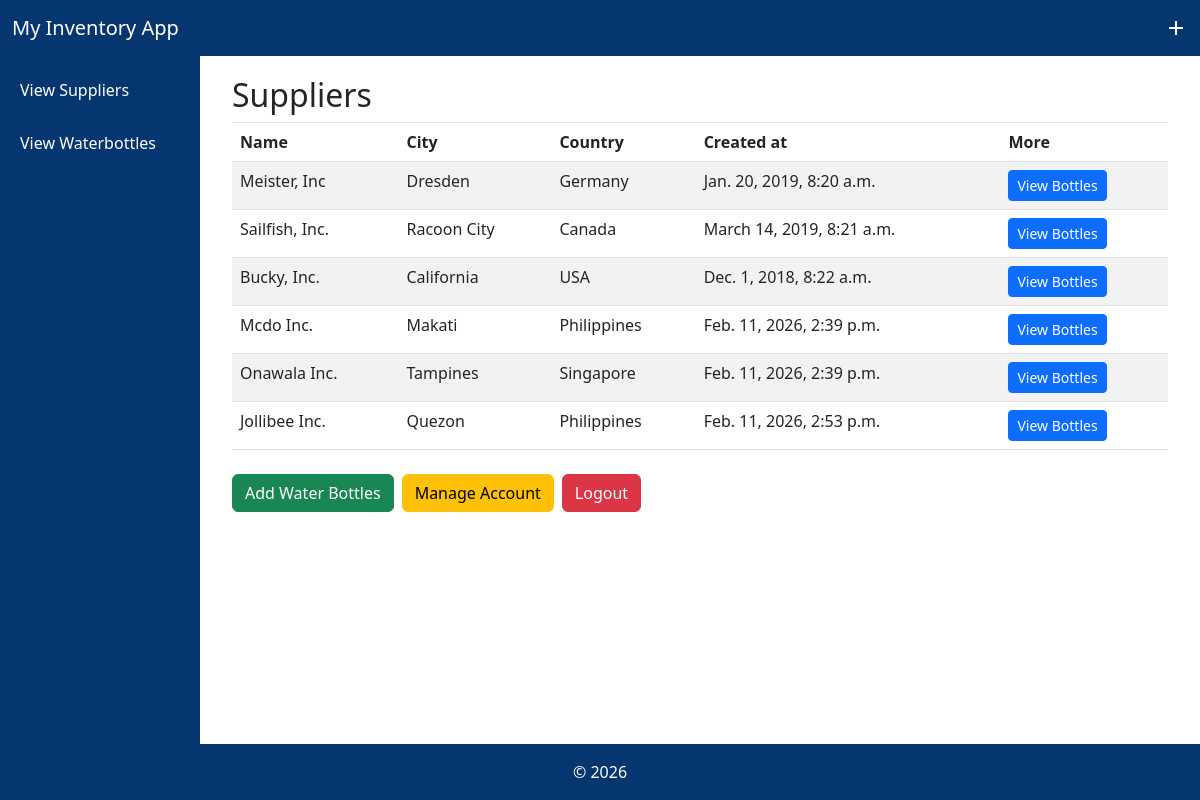
The page /view_supplier/ on the database its author committed.
### MyInventoryApp/models.py (models this page shows, shortened)
class Supplier(models.Model):
    Name = models.CharField(max_length=300)
    City = models.CharField(max_length=300)
    Country = models.CharField(max_length=300)
    Created_At = models.DateTimeField(blank=True, null=True)
    objects = models.Manager()

### MyInventoryApp/views.py (the view)
# urls.py: path('view_supplier/', views.view_supplier, name='view_supplier'),
def view_supplier(request):
    suppliers = Supplier.objects.all()
    account_id = request.session.get('account_id')
    return render(request, 'MyInventoryApp/view_supplier.html', {'suppliers': suppliers, 'account_id': account_id})

### MyInventoryApp/templates/MyInventoryApp/view_supplier.html
{% extends 'MyInventoryApp/base.html' %}
{% load static %}
                {% block content %}
                <h2>Suppliers</h2>
                <div class="col-12">
                    <table class="table table-striped">
                        <thead>
                            <th class="border-top border-bottom" scope="col"> Name </th>
                            <th class="border-top border-bottom" scope="col"> City </th>
                            <th class="border-top border-bottom" scope="col"> Country </th>
                            <th class="border-top border-bottom" scope="col"> Created at </th>
                            <th class="border-top border-bottom" scope="col"> More </th>
                        </thead>
                        <tbody>
                            {% for s in suppliers %}
                            <tr>
                                <td> {{ s.Name }} </td>
                                <td> {{ s.City }} </td>
                                <td> {{ s.Country }} </td>
                                <td> {{ s.Created_At }} </td>
                                <td> <a href="{% url 'view_bottles' %}" class="btn btn-primary btn-sm">View Bottles</a> </td>
                            </tr>
                            {% endfor %}
                        </tbody>
                    </table>
                    <div class="mt-4 d-flex gap-2">
                        <a href="{% url 'add_bottle' %}" class="btn btn-success">Add Water Bottles</a>
                        <a href="{% url 'manage_account' account_id %}" class="btn btn-warning">Manage Account</a>
                        <a href="{% url 'logout' %}" class="btn btn-danger">Logout</a>
                    </div>
                </div>
            </div>
            {% endblock %}

### MyInventoryApp/templates/MyInventoryApp/base.html (shortened to what this page needs)
{% load static %}
<html>
    <head>
        <link rel="stylesheet" href="{% static '/bootstrap/css/bootstrap.min.css' %}">
        <link rel="stylesheet" href="{% static '/bootstrap/css/custom.css' %}">
    </head>
    <body>
        <nav class="navbar navbar-dark sticky-top" style="background-color: #063670;">
            <div class="container-fluid">
                <a class="navbar-brand mb-0" href="{% url 'view_supplier' %}">My Inventory App</a>
                <a href="{% url 'add_bottle' %}" style="color:white"><i class="material-icons">add</i></a>
            </div>
        </nav>
        <div class="page-wrapper">
            <div class="sidebar">
                {% block sidebar %}
                    <a href="{% url 'view_supplier' %}">View Suppliers</a>
                    <a href="{% url 'view_bottles' %}">View Waterbottles</a>
                {% endblock %}
            </div>
            <div class="main-content">
                <div class="container">
                    <div class="row">
                        {% block content %}{% endblock %}
                    </div>
                </div>
            </div>
        <footer class="bg-custom text-white text-center py-3" style="background-color: #063670;">
            <div class="container">&copy; 2026</div>
        </footer>
    </body>
</html>

### MyInventoryApp/templates/MyInventoryApp/base.html (style rules this page uses)
body { display: flex; flex-direction: column; margin: 0; min-height: 100vh; }
.page-wrapper { display: flex; flex: 1; }
.sidebar { width: 200px; background-color: #063670; padding: 10px; box-sizing: border-box; }
.sidebar a { display: block; color: white; text-decoration: none; padding: 12px 10px; border-radius: 5px; margin-bottom: 5px; }
.main-content { flex: 1; padding: 20px; }

### rows shown on the page
Supplier: Name "Meister, Inc", City "Dresden", Country "Germany", Created_At "Jan. 20, 2019, 8:20 a.m."
Supplier: Name "Sailfish, Inc.", City "Racoon City", Country "Canada", Created_At "March 14, 2019, 8:21 a.m."
Supplier: Name "Bucky, Inc.", City "California", Country "USA", Created_At "Dec. 1, 2018, 8:22 a.m."
Supplier: Name "Mcdo Inc.", City "Makati", Country "Philippines", Created_At "Feb. 11, 2026, 2:39 p.m."
Supplier: Name "Onawala Inc.", City "Tampines", Country "Singapore", Created_At "Feb. 11, 2026, 2:39 p.m."
Supplier: Name "Jollibee Inc.", City "Quezon", Country "Philippines", Created_At "Feb. 11, 2026, 2:53 p.m."
